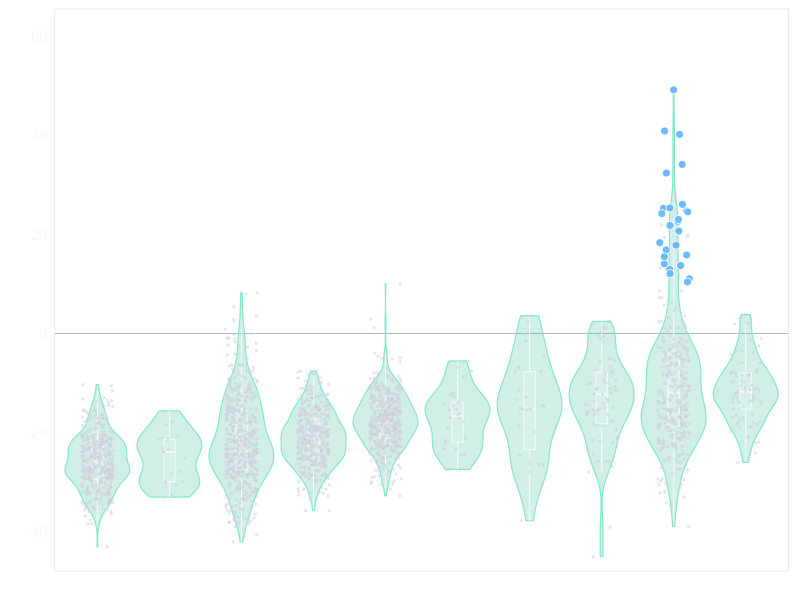

The R source for this figure:
# fig_gydb_classes_dark.{png,pdf} -- LLR by protein class, for a dark slide.
#
# The slide version of fig_gydb_classes from figures_272.R (now in backup): same
# data, same geometry, repainted light-on-dark on a transparent background.
#
# Title, subtitle and caption are gone on purpose. The slide carries its own
# headline, and on the deck the whole block was being cropped away anyway.
# What is left is the panel, the y axis, the class names and the n per class.
#
# Palette matches scripts/fig_gydb_rt_layers.R so the PrLD dots are the same
# blue here as on the tree slides -- the marker means one thing in the deck.
#
# Run from the repo root:
#   Rscript scripts/fig_gydb_classes_dark.R

suppressPackageStartupMessages({
  library(readr); library(dplyr); library(ggplot2)
})

OUT <- "figures"
dir.create(OUT, showWarnings = FALSE, recursive = TRUE)

# Pitched against a pure-white slide headline, so the chrome runs close to
# white: at deck size the earlier mid-greys read as a figure sitting behind the
# title rather than beside it. The point cloud is the one thing deliberately
# held back -- 2,194 dots at full white would out-shout the 26 that matter.
INK <- "#ffffff"        # class names, axis title
INK2 <- "#f7f6fa"       # tick labels, box outlines
FAINT <- "#ffffff"      # the n = labels
CLOUD <- "#cfcddb"      # the non-hit cores
HIT <- "#6cbaff"        # PrLD called -- same blue as the tree slides
VIOLIN <- "#4fbfa4"
VIOLIN_EDGE <- "#7fe8cf"
RULE <- "#b9b7c6"       # the zero line
BORDER <- "#eae7f2"

# Read PLAAC's own output (alpha = 0.5) rather than a reshaped intermediate.
# Protein class is the header prefix GyDB uses to name its cores; PR_ULP1,
# PR_OTU and ORF1_Nterdomain are two-token domain names and keep both tokens,
# otherwise they collapse into a meaningless "PR" / "ORF1".
TWO_TOKEN <- c("PR_ULP1", "PR_OTU", "ORF1_Nterdomain")

protein_class_of <- function(seqid) {
  two <- sub("^([^_]+_[^_]+).*$", "\\1", seqid)
  ifelse(two %in% TWO_TOKEN, two, sub("_.*$", "", seqid))
}

# Same filtering as the paper figure, and for the same reason: a core shorter
# than PLAAC's 60 aa window scores NaN and was never measured, so it is dropped
# rather than counted as a zero. That is what takes CHR out -- 154 cores, 135
# of them too short, leaving 19, under the 20 needed to draw a distribution.
classes <- read_tsv("data/processed/gydb/plaac_data/all_cores_a05.tsv", show_col_types = FALSE) %>%
  transmute(seqid = trimws(SEQid),
            protein_class = protein_class_of(trimws(SEQid)),
            llr = LLR,
            has_prd = as.integer(PRDlen > 0)) %>%
  filter(!is.na(llr)) %>%
  group_by(protein_class) %>% mutate(n_scored = n()) %>% ungroup() %>%
  filter(n_scored >= 20)

order_by_median <- classes %>% group_by(protein_class) %>%
  summarise(m = median(llr), .groups = "drop") %>% arrange(m) %>%
  pull(protein_class)
classes <- mutate(classes,
                  protein_class = factor(protein_class, levels = order_by_median))

# One point per protein. The paper figure jitters ALL cores grey and then
# re-jitters the 26 hits blue on a different seed, so every hit is drawn twice
# at two different x offsets and the cloud holds 2,246 marks for 2,220
# proteins. Splitting the layers is the whole fix.
hits <- filter(classes, has_prd == 1)
rest <- filter(classes, has_prd == 0)
counts <- count(classes, protein_class, name = "n_scored")

p <- ggplot(classes, aes(x = protein_class, y = llr)) +
  geom_hline(yintercept = 0, colour = RULE, linewidth = 0.35) +
  geom_violin(fill = VIOLIN, colour = VIOLIN_EDGE, alpha = 0.26,
              linewidth = 0.4, scale = "width", width = 0.9) +
  geom_boxplot(width = 0.16, outlier.shape = NA, colour = INK2,
               fill = "#ffffff1c", linewidth = 0.35) +
  geom_jitter(data = rest, width = 0.22, height = 0, size = 0.5,
              alpha = 0.38, colour = CLOUD) +
  geom_point(data = hits, size = 2.4, shape = 21, fill = HIT, colour = INK,
             stroke = 0.4,
             position = position_jitter(width = 0.22, height = 0, seed = 1)) +
  geom_text(data = counts, aes(y = max(classes$llr) * 1.13,
                               label = paste0("n = ", n_scored)),
            inherit.aes = TRUE, size = 3.4, colour = FAINT,
            fontface = "italic") +
  scale_y_continuous(breaks = seq(-60, 60, 20),
                     expand = expansion(mult = c(0.03, 0.10))) +
  labs(x = NULL, y = "PLAAC log-likelihood ratio (alpha = 0.5, core 60)") +
  theme_minimal(base_size = 11) +
  theme(
    text             = element_text(colour = INK),
    # The axis title is already pure white, so the only lever left for it is
    # size -- at 11 pt on a 8.8 in figure it read grey purely from thinness.
    axis.title.y     = element_text(colour = INK, size = 12.5),
    axis.text.y      = element_text(colour = INK2, size = 10.5),
    axis.text.x      = element_text(colour = INK, size = 11.5, face = "bold"),
    panel.grid       = element_blank(),
    panel.border     = element_rect(colour = BORDER, fill = NA, linewidth = 0.7),
    # Every pane NA, not a dark fill: the transparency has to go all the way
    # through or the figure lands on the slide inside its own box.
    panel.background = element_rect(fill = NA, colour = NA),
    plot.background  = element_rect(fill = NA, colour = NA),
    legend.position  = "none",
    plot.margin      = margin(6, 8, 4, 4))

# type = "cairo" is not optional: R on Windows defaults the png device to GDI,
# which has no partial alpha and would quantise this to a handful of colours
# with on/off transparency, throwing away every anti-aliased edge.
ggsave(file.path(OUT, "fig_gydb_classes_dark.png"), p, width = 8.8,
       height = 6.0, dpi = 400, bg = "transparent", type = "cairo")

cat(sprintf("wrote fig_gydb_classes_dark   %d cores, %d classes, %d PrLD (%s)\n",
            nrow(classes), length(unique(classes$protein_class)), nrow(hits),
            paste(sort(unique(as.character(hits$protein_class))),
                  collapse = ", ")))
print(as.data.frame(counts))
